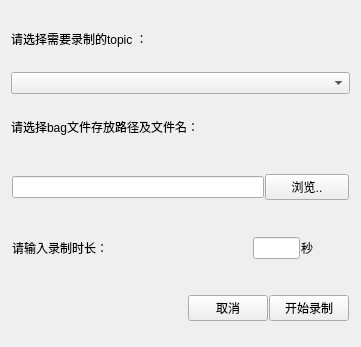
<?xml version="1.0" encoding="UTF-8"?>
<ui version="4.0">
 <class>RecordROSBag</class>
 <widget class="QWidget" name="RecordROSBag">
  <property name="geometry">
   <rect>
    <x>0</x>
    <y>0</y>
    <width>361</width>
    <height>347</height>
   </rect>
  </property>
  <property name="windowTitle">
   <string>Form</string>
  </property>
  <layout class="QVBoxLayout" name="verticalLayout">
   <item>
    <widget class="QLabel" name="topic_label">
     <property name="sizePolicy">
      <sizepolicy hsizetype="Preferred" vsizetype="Preferred">
       <horstretch>0</horstretch>
       <verstretch>1</verstretch>
      </sizepolicy>
     </property>
     <property name="text">
      <string>请选择需要录制的topic ：</string>
     </property>
    </widget>
   </item>
   <item>
    <widget class="MultiSelectComboBox" name="topic_comboBox">
     <property name="sizePolicy">
      <sizepolicy hsizetype="Preferred" vsizetype="Fixed">
       <horstretch>0</horstretch>
       <verstretch>1</verstretch>
      </sizepolicy>
     </property>
    </widget>
   </item>
   <item>
    <widget class="QLabel" name="dir_label">
     <property name="sizePolicy">
      <sizepolicy hsizetype="Preferred" vsizetype="Preferred">
       <horstretch>0</horstretch>
       <verstretch>1</verstretch>
      </sizepolicy>
     </property>
     <property name="text">
      <string>请选择bag文件存放路径及文件名：</string>
     </property>
    </widget>
   </item>
   <item>
    <widget class="QWidget" name="dir_widget" native="true">
     <property name="sizePolicy">
      <sizepolicy hsizetype="Preferred" vsizetype="Preferred">
       <horstretch>0</horstretch>
       <verstretch>1</verstretch>
      </sizepolicy>
     </property>
     <layout class="QHBoxLayout" name="horizontalLayout_2">
      <property name="spacing">
       <number>1</number>
      </property>
      <property name="leftMargin">
       <number>1</number>
      </property>
      <property name="topMargin">
       <number>1</number>
      </property>
      <property name="rightMargin">
       <number>1</number>
      </property>
      <property name="bottomMargin">
       <number>1</number>
      </property>
      <item>
       <widget class="QLineEdit" name="dir_lineEdit">
        <property name="sizePolicy">
         <sizepolicy hsizetype="Expanding" vsizetype="Fixed">
          <horstretch>3</horstretch>
          <verstretch>0</verstretch>
         </sizepolicy>
        </property>
       </widget>
      </item>
      <item>
       <widget class="QPushButton" name="browse_Btn">
        <property name="sizePolicy">
         <sizepolicy hsizetype="Minimum" vsizetype="Fixed">
          <horstretch>1</horstretch>
          <verstretch>0</verstretch>
         </sizepolicy>
        </property>
        <property name="text">
         <string>浏览..</string>
        </property>
       </widget>
      </item>
     </layout>
    </widget>
   </item>
   <item>
    <widget class="QWidget" name="duration_widget" native="true">
     <property name="sizePolicy">
      <sizepolicy hsizetype="Preferred" vsizetype="Preferred">
       <horstretch>0</horstretch>
       <verstretch>1</verstretch>
      </sizepolicy>
     </property>
     <layout class="QHBoxLayout" name="horizontalLayout_3">
      <property name="spacing">
       <number>1</number>
      </property>
      <property name="leftMargin">
       <number>1</number>
      </property>
      <property name="topMargin">
       <number>1</number>
      </property>
      <property name="rightMargin">
       <number>1</number>
      </property>
      <property name="bottomMargin">
       <number>1</number>
      </property>
      <item>
       <widget class="QLabel" name="duration_label">
        <property name="sizePolicy">
         <sizepolicy hsizetype="Preferred" vsizetype="Preferred">
          <horstretch>2</horstretch>
          <verstretch>0</verstretch>
         </sizepolicy>
        </property>
        <property name="text">
         <string>请输入录制时长：</string>
        </property>
       </widget>
      </item>
      <item>
       <widget class="QWidget" name="widget_5" native="true">
        <property name="sizePolicy">
         <sizepolicy hsizetype="Preferred" vsizetype="Preferred">
          <horstretch>3</horstretch>
          <verstretch>0</verstretch>
         </sizepolicy>
        </property>
       </widget>
      </item>
      <item>
       <widget class="QLineEdit" name="lineEdit_2">
        <property name="sizePolicy">
         <sizepolicy hsizetype="Expanding" vsizetype="Fixed">
          <horstretch>1</horstretch>
          <verstretch>0</verstretch>
         </sizepolicy>
        </property>
       </widget>
      </item>
      <item>
       <widget class="QLabel" name="second_label">
        <property name="sizePolicy">
         <sizepolicy hsizetype="Preferred" vsizetype="Preferred">
          <horstretch>1</horstretch>
          <verstretch>0</verstretch>
         </sizepolicy>
        </property>
        <property name="text">
         <string>秒</string>
        </property>
       </widget>
      </item>
     </layout>
    </widget>
   </item>
   <item>
    <widget class="QWidget" name="buttons_widget" native="true">
     <property name="sizePolicy">
      <sizepolicy hsizetype="Preferred" vsizetype="Preferred">
       <horstretch>0</horstretch>
       <verstretch>1</verstretch>
      </sizepolicy>
     </property>
     <layout class="QHBoxLayout" name="horizontalLayout">
      <property name="spacing">
       <number>1</number>
      </property>
      <property name="leftMargin">
       <number>1</number>
      </property>
      <property name="topMargin">
       <number>1</number>
      </property>
      <property name="rightMargin">
       <number>1</number>
      </property>
      <property name="bottomMargin">
       <number>1</number>
      </property>
      <item>
       <widget class="QWidget" name="null_widget" native="true">
        <property name="sizePolicy">
         <sizepolicy hsizetype="Preferred" vsizetype="Preferred">
          <horstretch>3</horstretch>
          <verstretch>0</verstretch>
         </sizepolicy>
        </property>
       </widget>
      </item>
      <item>
       <widget class="QPushButton" name="cancel_Btn">
        <property name="sizePolicy">
         <sizepolicy hsizetype="Minimum" vsizetype="Fixed">
          <horstretch>1</horstretch>
          <verstretch>0</verstretch>
         </sizepolicy>
        </property>
        <property name="text">
         <string>取消</string>
        </property>
       </widget>
      </item>
      <item>
       <widget class="QPushButton" name="record_Btn">
        <property name="sizePolicy">
         <sizepolicy hsizetype="Minimum" vsizetype="Fixed">
          <horstretch>1</horstretch>
          <verstretch>0</verstretch>
         </sizepolicy>
        </property>
        <property name="text">
         <string>开始录制</string>
        </property>
       </widget>
      </item>
     </layout>
    </widget>
   </item>
  </layout>
 </widget>
 <customwidgets>
  <customwidget>
   <class>MultiSelectComboBox</class>
   <extends>QComboBox</extends>
   <header>./include/qt_rviz_demo/UIPromoteClass/multiselect_combobox.h</header>
  </customwidget>
 </customwidgets>
 <resources/>
 <connections/>
</ui>
